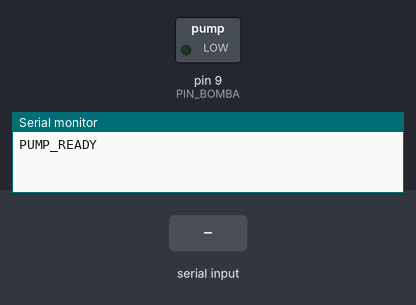
The sketch below on a simulated Arduino Uno, built with avr-gcc and run on an emulated ATmega328P. Shown: switched loads named in the sketch (green lamp = pin HIGH), the last lines printed to the serial monitor. Dashed ring = blinking. The test bench sets the inputs (shaded band).

Above: at 1.2 s.
1.3 s: "START\n" received over Serial
At 1.52 s:
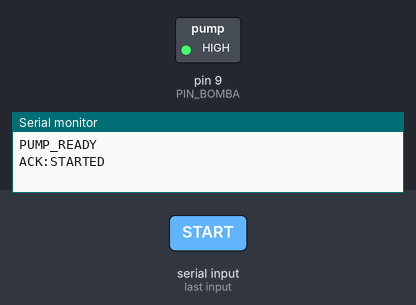
4.3 s: "STOP\n" received over Serial
At 5.5 s:
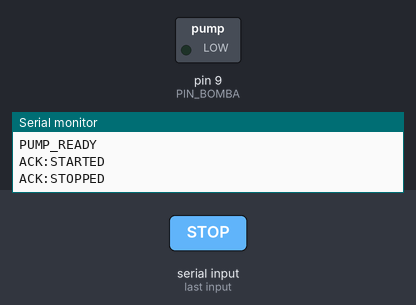
5.8 s: "DROP\n" received over Serial
At 7.2 s:
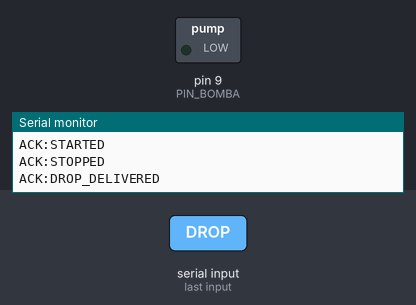
Timing chart, 0 to 8.8 s (numbered marks = the images above; inputs shaded):
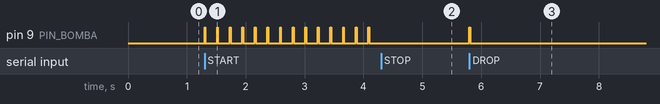

The sketch:

WDM_peristaltic_pump.ino
```cpp
/*
 * ============================================================================
 * Proyecto: Water Drop Method - Control de Bomba Peristáltica
 * Autor: Pair Programming Antigravity & Usuario
 * Hardware: Arduino Uno (Pin 9) o ESP32-C3 (GPIO 18) + Módulo Dual MOSFET + Bomba 12V
 * ============================================================================
 *
 * PROTOCOLO SERIE (115200 baudios):
 * ----------------------------------------------------------------------------
 *  - START                  : Inicia el goteo continuo no bloqueante.
 *  - STOP                   : Detiene la bomba de inmediato.
 *  - DROP                   : Entrega una única gota calibrada (para prueba o cebado).
 *  - SET <pulso> <intervalo>: Configura tiempos en ms (ej: SET 14 186).
 *  - STATUS                 : Devuelve el estado actual de la bomba y configuración.
 *
 * RESPUESTAS:
 *  - ACK:STARTED
 *  - ACK:STOPPED
 *  - ACK:DROP_DELIVERED
 *  - ACK:CONFIG_UPDATED <pulso> <intervalo>
 *  - STATUS: RUNNING=<0/1> PULSE=<ms> INTERVAL=<ms>
 * ============================================================================
 */

#if defined(ESP32)
  const int PIN_BOMBA = 5;  // GPIO para ESP32-C3
#else
  const int PIN_BOMBA = 9;   // Pin digital PWM para Arduino Uno
#endif

// Parámetros de temporización por defecto (entregarGota(14) + delay(200) -> 6 mL/min)
unsigned long duracionPulsoMs = 14;     // Tiempo en HIGH (duración de la gota)
unsigned long intervaloGotaMs = 200;    // Tiempo en LOW (reposo entre gotas)

bool bombaActiva = false;
bool enFaseDePulso = false;
unsigned long tiempoUltimaTransicion = 0;

void setup() {
  Serial.begin(115200);
  pinMode(PIN_BOMBA, OUTPUT);
  digitalWrite(PIN_BOMBA, LOW);

  // Señal de inicio lista
  Serial.println("PUMP_READY");
}

void procesarComando(String cmd) {
  cmd.trim();
  cmd.toUpperCase();

  if (cmd == "START") {
    bombaActiva = true;
    enFaseDePulso = true;
    digitalWrite(PIN_BOMBA, HIGH);
    tiempoUltimaTransicion = millis();
    Serial.println("ACK:STARTED");
  }
  else if (cmd == "STOP") {
    bombaActiva = false;
    enFaseDePulso = false;
    digitalWrite(PIN_BOMBA, LOW);
    Serial.println("ACK:STOPPED");
  }
  else if (cmd == "DROP") {
    // Entrega una gota individual
    digitalWrite(PIN_BOMBA, HIGH);
    delay(duracionPulsoMs);
    digitalWrite(PIN_BOMBA, LOW);
    Serial.println("ACK:DROP_DELIVERED");
  }
  else if (cmd.startsWith("SET ")) {
    // Formato: SET <pulso_ms> <intervalo_ms>
    int primerEspacio = cmd.indexOf(' ');
    int segundoEspacio = cmd.indexOf(' ', primerEspacio + 1);

    if (segundoEspacio != -1) {
      unsigned long nuevoPulso = cmd.substring(primerEspacio + 1, segundoEspacio).toInt();
      unsigned long nuevoIntervalo = cmd.substring(segundoEspacio + 1).toInt();

      if (nuevoPulso > 0 && nuevoIntervalo > 0) {
        duracionPulsoMs = nuevoPulso;
        intervaloGotaMs = nuevoIntervalo;
        Serial.print("ACK:CONFIG_UPDATED ");
        Serial.print(duracionPulsoMs);
        Serial.print(" ");
        Serial.println(intervaloGotaMs);
      } else {
        Serial.println("ERROR:VALORES_INVALIDOS");
      }
    } else {
      Serial.println("ERROR:FORMATO_SET");
    }
  }
  else if (cmd == "STATUS") {
    Serial.print("STATUS: RUNNING=");
    Serial.print(bombaActiva ? "1" : "0");
    Serial.print(" PULSE=");
    Serial.print(duracionPulsoMs);
    Serial.print(" INTERVAL=");
    Serial.println(intervaloGotaMs);
  }
}

void loop() {
  // 1. Recepción y procesamiento de comandos serie
  if (Serial.available() > 0) {
    String entrada = Serial.readStringUntil('\n');
    procesarComando(entrada);
  }

  // 2. Control temporal no bloqueante con millis()
  if (bombaActiva) {
    unsigned long ahora = millis();

    if (enFaseDePulso) {
      // Si ya pasó el tiempo de duración del pulso, apagamos la bomba
      if (ahora - tiempoUltimaTransicion >= duracionPulsoMs) {
        digitalWrite(PIN_BOMBA, LOW);
        enFaseDePulso = false;
        tiempoUltimaTransicion = ahora;
      }
    } else {
      // Si ya pasó el intervalo de reposo entre gotas, encendemos la bomba
      if (ahora - tiempoUltimaTransicion >= intervaloGotaMs) {
        digitalWrite(PIN_BOMBA, HIGH);
        enFaseDePulso = true;
        tiempoUltimaTransicion = ahora;
      }
    }
  }
}
```

Measured:
- after the input at 1.3 s, pin 9 (PIN_BOMBA): alternates HIGH for 0.01 s and LOW for 0.20 s, starting at once
- after the input at 4.3 s, pin 9 (PIN_BOMBA): stops changing and stays LOW
- after the input at 5.8 s, pin 9 (PIN_BOMBA): LOW → HIGH at once, → LOW 0.01 s later
